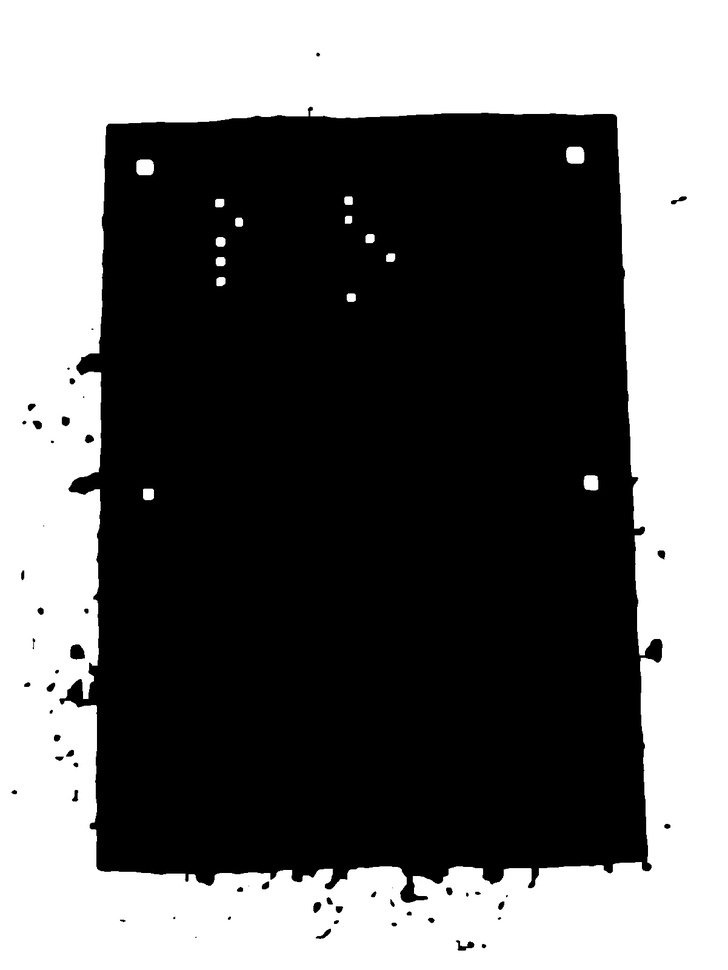
#> input picture debug/debug_1_thresh_anchors.jpg, 728 x 970 px, shrunk from 1201 x 1600 before the run; its folder holds only this picture in this run
$ python main.py --image debug/debug_1_thresh_anchors.jpg
#> lines starting #> are read from the running program, lines starting #| are printed output that depends on the picture; after the words box and inside, x2 and y2 are one past the last pixel; in counts of white or black regions, pixels touching at a corner belong together
### grader.py
import cv2
import numpy as np
import imutils
from imutils.perspective import four_point_transform
from imutils import contours as imutils_contours
import os

class OMRGrader:
    """
    Classe responsável pelo processamento e correção de gabaritos OMR.
    Algoritmo de Alto Contraste para superfícies ruidosas (Granito).
    """

    def __init__(self, debug=True, debug_folder="debug"):
        self.debug = debug
        self.debug_folder = debug_folder
        if self.debug and not os.path.exists(self.debug_folder):
            os.makedirs(self.debug_folder)

    def process_image(self, image_path):
#> called with image_path = 'debug/debug_1_thresh_anchors.jpg'
        image = cv2.imread(image_path)
#> image is the input picture: shape (970, 728, 3); min 0, max 255, mean 108.9
        if image is None:
            raise FileNotFoundError(f"Imagem não encontrada: {image_path}")

        # ---------------------------------------------------------
        # ETAPA 1: LOCALIZAÇÃO DA FOLHA E ÂNCORAS (ANTI-GRANITO)
        # ---------------------------------------------------------
        gray = cv2.cvtColor(image, cv2.COLOR_BGR2GRAY)

        # 1. Filtro Bilateral: Excelente para manter bordas dos quadrados mas alisar o granito
        blurred = cv2.bilateralFilter(gray, 11, 17, 17)

        # 2. DETECÇÃO DE BORDAS INTELIGENTE (Canny)
        # Em vez de threshold de cor, usamos bordas. O quadrado tem bordas retas perfeitas.
        # O granito tem bordas caóticas.
        edged = cv2.Canny(blurred, 30, 200)
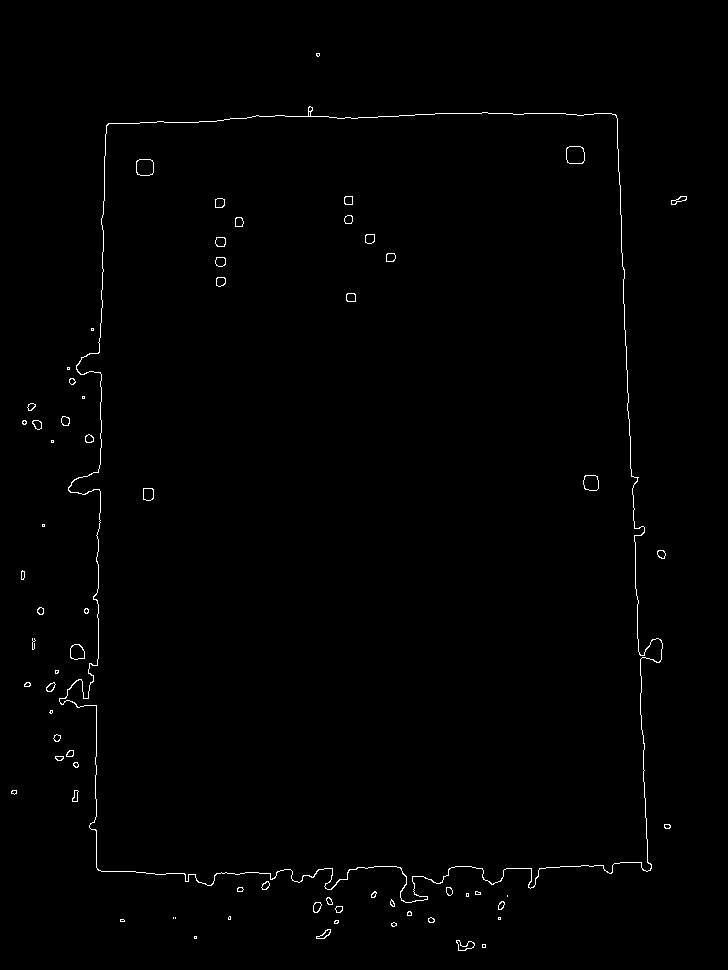
#> edged: shape (970, 728); 0.7% white in thin lines or dots, all inside (x1, y1, x2, y2) = (11, 53, 687, 951)

        if self.debug:
            cv2.imwrite(f"{self.debug_folder}/debug_1_edges.jpg", edged)

        # 3. Encontrar contornos na imagem de bordas
        cnts = cv2.findContours(edged.copy(), cv2.RETR_EXTERNAL, cv2.CHAIN_APPROX_SIMPLE)
#> cnts = 56 contours, 26 with area under 20; largest, box (x1, y1, x2, y2) and area: (59, 106, 663, 903) 404824, (70, 644, 85, 660) 178, (456, 940, 475, 951) 95, (313, 902, 322, 913) 63, (32, 420, 42, 430) 62
        cnts = imutils.grab_contours(cnts)

        anchors = []
        # Ordenar por área (do maior para o menor) para pegar a folha ou os quadrados
        cnts = sorted(cnts, key=cv2.contourArea, reverse=True)

        for c in cnts:
            area = cv2.contourArea(c)
            # Filtro de tamanho: Quadrados são pequenos, mas não minúsculos
            if area < 200: continue

            peri = cv2.arcLength(c, True)
            # Aproximação Poligonal
            approx = cv2.approxPolyDP(c, 0.04 * peri, True)

            # Se tiver 4 vértices, é candidato a âncora
            if len(approx) == 4:
                (x, y, w, h) = cv2.boundingRect(approx)
                ar = w / float(h)

                # Aspect Ratio: Tem que ser quadrado (0.7 a 1.3)
                if 0.7 <= ar <= 1.3:
                    # Filtro de Solidez (Crucial):
                    # O Canny gera contornos "ocos". Vamos verificar se, na imagem original,
                    # a área dentro desse quadrado é ESCURA.

                    # Cria uma máscara para ver o que tem dentro desse contorno
                    mask = np.zeros(gray.shape, dtype="uint8")
                    cv2.drawContours(mask, [c], -1, 255, -1)

                    # Calcula a média de cor dentro do quadrado na imagem original
                    mean_val = cv2.mean(gray, mask=mask)[0]

                    # Se a média for escura (< 100), é tinta preta (âncora).
                    # Se for clara (> 150), é papel ou granito claro.
                    if mean_val < 120:
                        anchors.append(approx)

            if len(anchors) == 4: break
#> this loop made 56 passes
#> (area, peri, approx, x, y, w, h, ar) on pass 1: (404823.5, 3273.1, [[108, 123], [97, 869], [650, 870], [616, 115]], 97, 115, 554, 756, 0.733)
#> area on passes 2 to 7: 177.5, 95, 63, 62, 62, 58.5
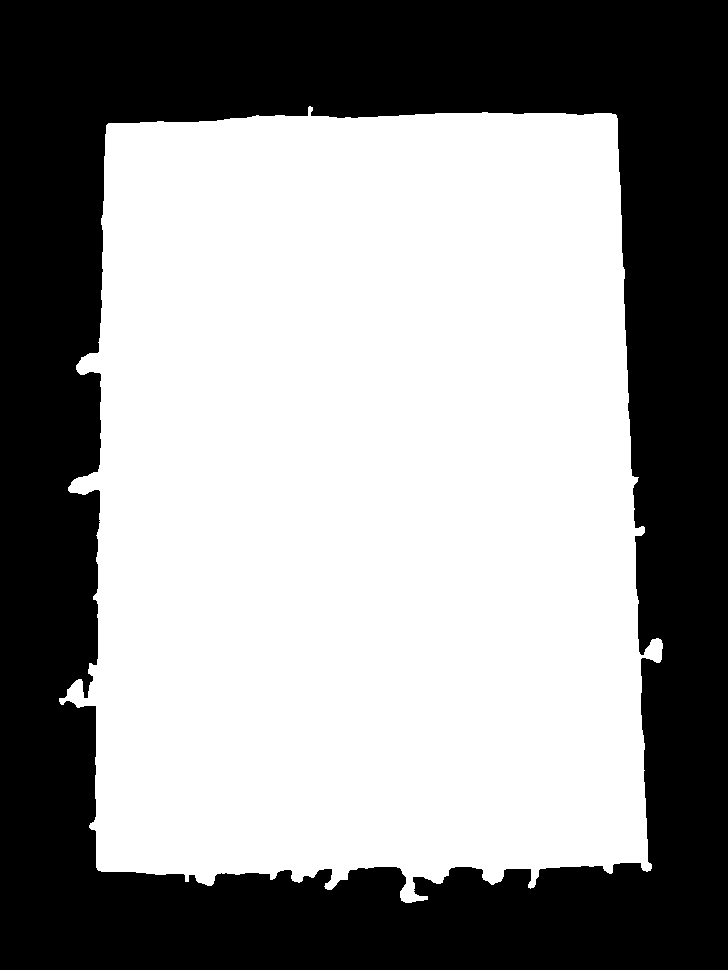
#> mask: shape (970, 728); 57.5% white; 1 black region, box (x1, y1, x2, y2) and area: (0, 0, 728, 970) 299794
#> after the loop, anchors = [[[108, 123], [97, 869], [650, 870], [616, 115]]]

        # SEGUNDA TENTATIVA: Se o Canny falhar (luz ruim), tenta Threshold Adaptativo
        if len(anchors) != 4:
            print("[INFO] Método Canny falhou nas âncoras. Tentando Threshold Adaptativo...")
            anchors = []
            # BlockSize gigante (51) para ignorar textura fina do granito
            thresh = cv2.adaptiveThreshold(blurred, 255,
                cv2.ADAPTIVE_THRESH_MEAN_C, cv2.THRESH_BINARY_INV, 51, 15) # C=15 corta cinza
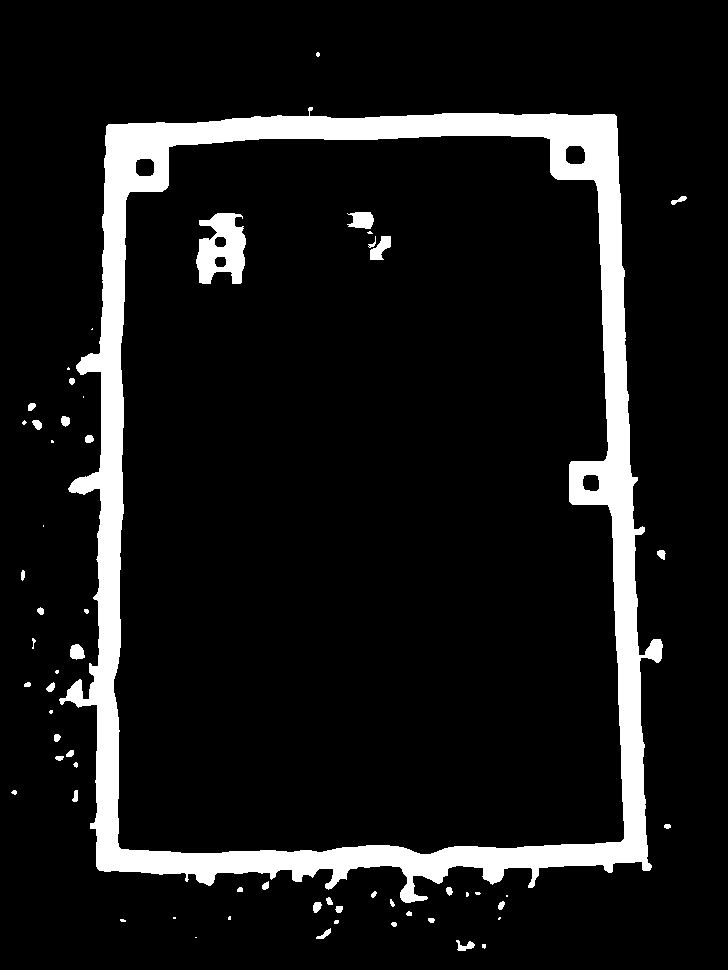
#> thresh: shape (970, 728); 9.7% white; 60 white regions (20 under 20 px)

            cnts = cv2.findContours(thresh.copy(), cv2.RETR_EXTERNAL, cv2.CHAIN_APPROX_SIMPLE)
#> cnts = 55 contours, 28 with area under 20; largest, box (x1, y1, x2, y2) and area: (59, 107, 663, 903) 403092, (70, 644, 85, 660) 161, (456, 940, 475, 951) 83, (61, 416, 70, 427) 62, (313, 902, 322, 913) 60
            cnts = imutils.grab_contours(cnts)
            cnts = sorted(cnts, key=cv2.contourArea, reverse=True)

            for c in cnts:
                area = cv2.contourArea(c)
                if area < 200: continue
                peri = cv2.arcLength(c, True)
                approx = cv2.approxPolyDP(c, 0.04 * peri, True)
                if len(approx) == 4:
                    (x, y, w, h) = cv2.boundingRect(approx)
                    ar = w / float(h)
                    if 0.7 <= ar <= 1.3:
                        # Teste de convexidade para evitar manchas irregulares
                        if cv2.isContourConvex(approx):
                            anchors.append(approx)
                if len(anchors) == 4: break
#> this loop made 55 passes
#> (area, peri, approx, x, y, w, h, ar) on pass 1: (403092, 3308.3, [[108, 124], [97, 868], [649, 870], [616, 116]], 97, 116, 553, 755, 0.732)
#> area on passes 2 to 7: 161, 83, 62.5, 59.5, 57.5, 49
#> after the loop, anchors = [[[108, 124], [97, 868], [649, 870], [616, 116]]]

        if len(anchors) != 4:
            if self.debug:
                debug_fail = image.copy()
                cv2.drawContours(debug_fail, cnts[:50], -1, (0, 0, 255), 2)
                cv2.imwrite(f"{self.debug_folder}/debug_falha_ancoras.jpg", debug_fail)
            raise Exception(f"Falha crítica nas âncoras. Encontrados: {len(anchors)} (Esperado: 4).")

        # Ordenar e Perspectiva (Código Padrão)
        src_pts = []
        for c in anchors:
            M = cv2.moments(c)
            if M["m00"] != 0:
                cX = int(M["m10"] / M["m00"])
                cY = int(M["m01"] / M["m00"])
                src_pts.append([cX, cY])
            else:
                x, y, w, h = cv2.boundingRect(c)
                src_pts.append([x + w//2, y + h//2])

        src_pts = np.array(src_pts, dtype="float32")
        src_pts = self.order_points(src_pts)
        warped, _ = self.four_point_transform_with_padding(image, src_pts, padding=20)
        warped_gray = cv2.cvtColor(warped, cv2.COLOR_BGR2GRAY)

        img_h, img_w = warped.shape[:2]

        # ---------------------------------------------------------
        # ETAPA 2: CAMADA 1 - O "MAPA" (Estrutura do Gabarito)
        # ---------------------------------------------------------
        blurred_grid = cv2.GaussianBlur(warped_gray, (3, 3), 0)
        thresh_grid = cv2.adaptiveThreshold(blurred_grid, 255,
            cv2.ADAPTIVE_THRESH_GAUSSIAN_C, cv2.THRESH_BINARY_INV, 51, 2)

        cnts_grid = cv2.findContours(thresh_grid.copy(), cv2.RETR_EXTERNAL, cv2.CHAIN_APPROX_SIMPLE)
        cnts_grid = imutils.grab_contours(cnts_grid)

        all_bubbles = []
        margin = 15

        for c in cnts_grid:
            (x, y, w, h) = cv2.boundingRect(c)
            ar = w / float(h)
            if x > margin and y > margin and (x+w) < (img_w - margin) and (y+h) < (img_h - margin):
                if w >= 16 and h >= 16 and 0.7 <= ar <= 1.3:
                    if w < img_w * 0.06:
                        all_bubbles.append(c)

        if not all_bubbles:
            raise Exception("Erro: Nenhuma bolha de gabarito encontrada na imagem corrigida.")

        all_bubbles = imutils_contours.sort_contours(all_bubbles, method="left-to-right")[0]
        columns = []
        current_col = [all_bubbles[0]]
        gap_threshold_x = img_w * 0.10

        for i in range(1, len(all_bubbles)):
            curr_x = cv2.boundingRect(all_bubbles[i])[0]
            prev_x = cv2.boundingRect(all_bubbles[i-1])[0]
            if curr_x - prev_x > gap_threshold_x:
                columns.append(current_col)
                current_col = []
            current_col.append(all_bubbles[i])
        columns.append(current_col)

        columns = [c for c in columns if len(c) >= 5]
        columns.sort(key=lambda col: cv2.boundingRect(col[0])[0])

        if self.debug:
            debug_map = warped.copy()
            for i, col in enumerate(columns):
                for c in col:
                    cv2.drawContours(debug_map, [c], -1, (255, 0, 0), 2)
            cv2.imwrite(f"{self.debug_folder}/debug_mapa_estrutural.jpg", debug_map)

        # ---------------------------------------------------------
        # ETAPA 3: CAMADA 2 - O "RAIO-X" (Marcas)
        # ---------------------------------------------------------
        blurred_marks = cv2.GaussianBlur(warped_gray, (11, 11), 0)
        thresh_marks = cv2.adaptiveThreshold(blurred_marks, 255,
            cv2.ADAPTIVE_THRESH_GAUSSIAN_C, cv2.THRESH_BINARY_INV, 51, 15)

        kernel_clean = cv2.getStructuringElement(cv2.MORPH_ELLIPSE, (5, 5))
        thresh_marks = cv2.morphologyEx(thresh_marks, cv2.MORPH_ERODE, kernel_clean, iterations=1)
        thresh_marks = cv2.morphologyEx(thresh_marks, cv2.MORPH_DILATE, kernel_clean, iterations=1)

        if self.debug:
            cv2.imwrite(f"{self.debug_folder}/debug_raio_x.jpg", thresh_marks)

        # ---------------------------------------------------------
        # ETAPA 4: CRUZAMENTO (SCORING)
        # ---------------------------------------------------------
        results = {}
        global_question_index = 1
        answer_map = {0: "A", 1: "B", 2: "C", 3: "D", 4: "E"}
        final_debug_img = warped.copy()

        for col_cnts in columns:
            col_cnts = imutils_contours.sort_contours(col_cnts, method="top-to-bottom")[0]

            rows = []
            if len(col_cnts) > 0:
                current_row = [col_cnts[0]]
                prev_y = cv2.boundingRect(col_cnts[0])[1]
                for i in range(1, len(col_cnts)):
                    y = cv2.boundingRect(col_cnts[i])[1]
                    if abs(y - prev_y) < 20:
                        current_row.append(col_cnts[i])
                    else:
                        rows.append(current_row)
                        current_row = [col_cnts[i]]
                    prev_y = y
                rows.append(current_row)

            for row in rows:
                row = imutils_contours.sort_contours(row, method="left-to-right")[0]
                question_num = f"{global_question_index:02d}"

                detected_bubbles = []
                for i, bubble_cnt in enumerate(row):
                    mask = np.zeros(thresh_marks.shape, dtype="uint8")
                    cv2.drawContours(mask, [bubble_cnt], -1, 255, -1)
                    mask = cv2.bitwise_and(thresh_marks, thresh_marks, mask=mask)
                    total_pixels = cv2.countNonZero(mask)
                    detected_bubbles.append((total_pixels, i, bubble_cnt))

                detected_bubbles.sort(key=lambda x: x[0], reverse=True)
                winner_count, winner_idx, winner_cnt = detected_bubbles[0]
                runner_up_count = detected_bubbles[1][0] if len(detected_bubbles) > 1 else 0

                if winner_count < 50:
                    answer = "NULA"
                    color = (0, 0, 255)
                    draw_cnt = row[0]
                else:
                    if runner_up_count > 0 and (winner_count / runner_up_count < 1.5):
                        answer = "DUVIDA"
                        color = (0, 255, 255)
                        draw_cnt = winner_cnt
                    else:
                        if winner_idx < 5:
                            answer = answer_map[winner_idx]
                        else:
                            answer = "?"
                        color = (0, 255, 0)
                        draw_cnt = winner_cnt

                if answer != "NULA":
                    cv2.drawContours(final_debug_img, [draw_cnt], -1, color, 3)
                    cv2.putText(final_debug_img, f"{question_num}:{answer}",
                                (cv2.boundingRect(draw_cnt)[0]-10, cv2.boundingRect(draw_cnt)[1]-5),
                                cv2.FONT_HERSHEY_SIMPLEX, 0.5, color, 2)

                results[question_num] = answer
                global_question_index += 1

        if self.debug:
            cv2.imwrite(f"{self.debug_folder}/debug_5_final.jpg", final_debug_img)

        return results

    # [27 lines left out: functions order_points, four_point_transform_with_padding, not called in this run]

### main.py
import argparse
import json
import cv2
from grader import OMRGrader

def main():
    # Configurar argumentos da linha de comando
    parser = argparse.ArgumentParser(description="OMR Grader - Corretor Automático de Gabaritos")
    parser.add_argument("-i", "--image", required=True, help="Caminho para a imagem do gabarito")
    parser.add_argument("-d", "--debug", action="store_true", help="Ativar modo debug (salvar imagens intermediárias)")
    args = parser.parse_args()

    # Instanciar o corretor
    grader = OMRGrader(debug=args.debug)

    print(f"Processando imagem: {args.image}...")

    try:
        # Processar a imagem
        results = grader.process_image(args.image)

        # Exibir resultados no console
        print("\nResultados da Correção:")
        print(json.dumps(results, indent=4, sort_keys=True))

        # Salvar em arquivo JSON
        with open("results.json", "w") as f:
            json.dump(results, f, indent=4, sort_keys=True)

        print("\nResultados salvos em 'results.json'.")

        if args.debug:
            print("Imagens de debug salvas na pasta 'debug/'.")

    except Exception as e:
        print(f"\n[ERRO] Falha no processamento: {e}")

if __name__ == "__main__":
    main()
